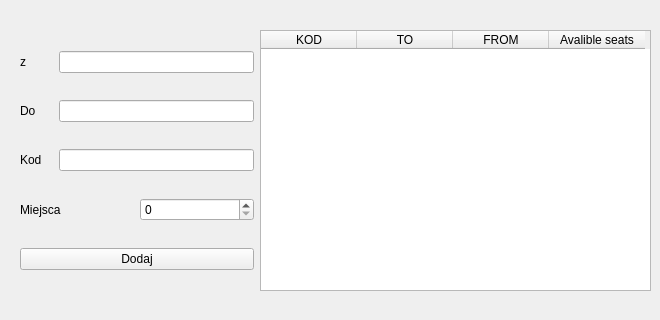
<?xml version="1.0" encoding="UTF-8"?>
<ui version="4.0">
 <class>AddTrainWindow</class>
 <widget class="QWidget" name="AddTrainWindow">
  <property name="geometry">
   <rect>
    <x>0</x>
    <y>0</y>
    <width>660</width>
    <height>320</height>
   </rect>
  </property>
  <property name="windowTitle">
   <string>Form</string>
  </property>
  <widget class="QWidget" name="horizontalLayoutWidget_5">
   <property name="geometry">
    <rect>
     <x>20</x>
     <y>30</y>
     <width>631</width>
     <height>261</height>
    </rect>
   </property>
   <layout class="QHBoxLayout" name="horizontalLayout_5" stretch="3,5">
    <property name="sizeConstraint">
     <enum>QLayout::SetDefaultConstraint</enum>
    </property>
    <property name="rightMargin">
     <number>0</number>
    </property>
    <item>
     <layout class="QVBoxLayout" name="verticalLayout">
      <item>
       <layout class="QHBoxLayout" name="horizontalLayout_4" stretch="1,6">
        <item>
         <widget class="QLabel" name="label_4">
          <property name="text">
           <string>z</string>
          </property>
         </widget>
        </item>
        <item>
         <widget class="QLineEdit" name="lineEdit_From"/>
        </item>
       </layout>
      </item>
      <item>
       <layout class="QHBoxLayout" name="horizontalLayout_3" stretch="1,6">
        <item>
         <widget class="QLabel" name="label_3">
          <property name="text">
           <string>Do</string>
          </property>
         </widget>
        </item>
        <item>
         <widget class="QLineEdit" name="lineEdit_To"/>
        </item>
       </layout>
      </item>
      <item>
       <layout class="QHBoxLayout" name="horizontalLayout_2" stretch="1,6">
        <item>
         <widget class="QLabel" name="label_2">
          <property name="text">
           <string>Kod</string>
          </property>
         </widget>
        </item>
        <item>
         <widget class="QLineEdit" name="lineEdit_Code"/>
        </item>
       </layout>
      </item>
      <item>
       <layout class="QHBoxLayout" name="horizontalLayout">
        <item>
         <widget class="QLabel" name="label">
          <property name="text">
           <string>Miejsca</string>
          </property>
         </widget>
        </item>
        <item>
         <widget class="QSpinBox" name="spinBox_Seats"/>
        </item>
       </layout>
      </item>
      <item>
       <widget class="QPushButton" name="pushButton_Add">
        <property name="text">
         <string>Dodaj</string>
        </property>
       </widget>
      </item>
     </layout>
    </item>
    <item>
     <widget class="QTableWidget" name="tableWidget_Trains">
      <attribute name="horizontalHeaderDefaultSectionSize">
       <number>96</number>
      </attribute>
      <column>
       <property name="text">
        <string>KOD</string>
       </property>
      </column>
      <column>
       <property name="text">
        <string>TO</string>
       </property>
      </column>
      <column>
       <property name="text">
        <string>FROM</string>
       </property>
      </column>
      <column>
       <property name="text">
        <string>Avalible seats</string>
       </property>
      </column>
     </widget>
    </item>
   </layout>
  </widget>
 </widget>
 <resources/>
 <connections/>
</ui>
